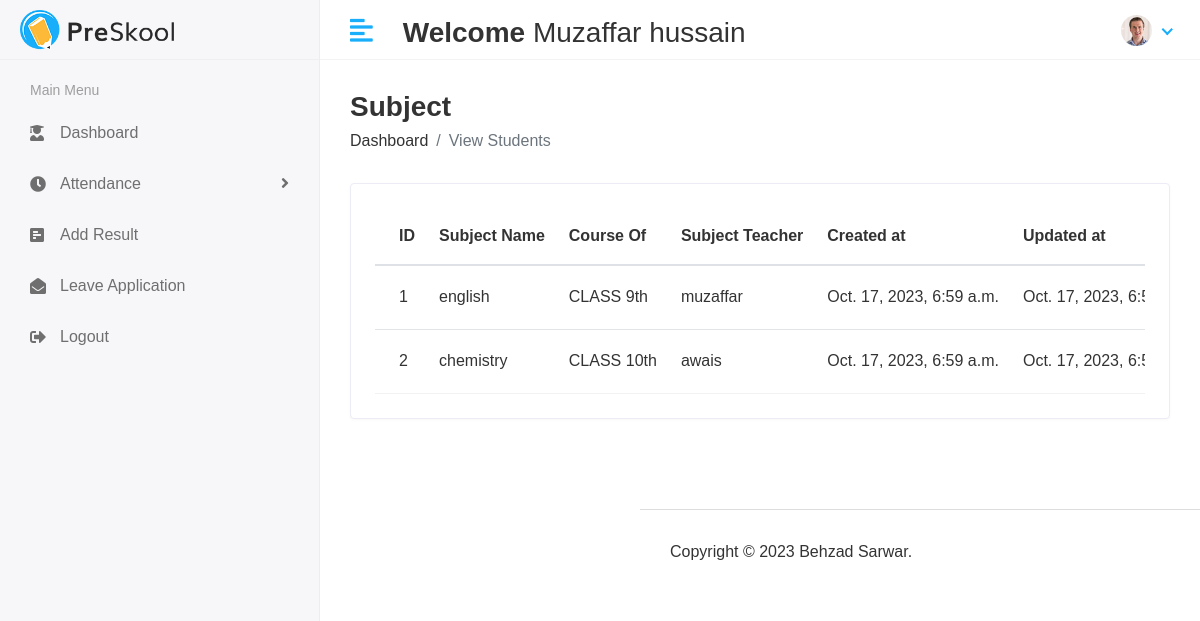
The app's page /subject/ (signed in) with its own data.
### app/models.py (models this page shows)
class CustomUser(AbstractUser):
    USER_CHOICES = (
        (1, 'HOD'),
        (2, 'STAFF'),
        (3, 'STUDENT'),
    )
    user_type = models.CharField(choices=USER_CHOICES, max_length=50, default=1)
    profile_pic = models.ImageField(upload_to='profile_pic')

### HOD/models.py (models this page shows, shortened)
class Subject(models.Model):
    name = models.CharField(max_length=100)
    course = models.ForeignKey(Course, on_delete=models.CASCADE)
    staff = models.ForeignKey(Staff, on_delete=models.CASCADE)
    created_at = models.DateTimeField(auto_now_add=True)
    updated_at = models.DateTimeField(auto_now=True)

class Course(models.Model):
    name = models.CharField(max_length=100)
    created_at = models.DateTimeField(auto_now_add=True)
    updated_at = models.DateTimeField(auto_now=True)
    def __str__(self):
        return self.name

class Staff(models.Model):
    admin = models.OneToOneField(CustomUser, on_delete=models.CASCADE)
    gender = models.CharField(max_length=50)
    mobile_no = models.IntegerField()
    course = models.ForeignKey(Course, on_delete=models.CASCADE)
    created_at = models.DateTimeField(auto_now_add=True)
    updated_at = models.DateTimeField(auto_now=True)
    def __str__(self):
        return self.admin.username

### HOD/views.py (the view)
# urls.py: path('subject/', View_Subject, name='View_Subject'),
@login_required
def View_Subject(request):
    subject = Subject.objects.all()
    context = {
        'subjects': subject
    }
    return render(request, 'subject/view_subject.html', context)

### HOD/templates/subject/view_subject.html (shortened to what this page needs)
{% extends "base.html" %}
{% load static %}
{% block content %}
<div class="page-wrapper">
    <div class="content container-fluid">
       <div class="page-header">
          <div class="row align-items-center">
             <div class="col">
                <h3 class="page-title">Subject</h3>
                <ul class="breadcrumb">
                   <li class="breadcrumb-item"><a href="index.html">Dashboard</a></li>
                   <li class="breadcrumb-item active">View Students</li>
                </ul>
             </div>
          </div>
       </div>
      <div class="row">
          <div class="col-sm-12">
             <div class="card card-table">
                <div class="card-body">
                   <div class="table-responsive">
                      <table class="table table-hover table-center mb-0 datatable">
                         <thead>
                            <tr>
                               <th>ID</th>
                               <th>Subject Name</th>
                               <th>Course Of</th>
                               <th>Subject Teacher</th>
                               <th>Created at</th>
                               <th>Updated at</th>
                            </tr>
                         </thead>
                         <tbody>
                            {% for i in subjects %}
                            <tr>
                              <td>{{ i.id }}</td>
                              <td>{{ i.name }}</td>
                              <td>{{ i.course }}</td>
                              <td>{{ i.staff }}</td>
                              <td>{{ i.created_at }}</td>
                              <td>{{ i.updated_at }}</td>
                            </tr>
                          {% endfor %}
                         </tbody>
                      </table>
                   </div>
                </div>
             </div>
          </div>
       </div>
    </div>
{% endblock content %}

### templates/base.html (shortened to what this page needs)
{% load static %}
<!DOCTYPE html>
<html lang="en">
<head>
    <link rel="stylesheet" href="{% static 'assets/plugins/bootstrap/css/bootstrap.min.css' %}">
    <link rel="stylesheet" href="{% static 'assets/plugins/fontawesome/css/fontawesome.min.css' %}">
    <link rel="stylesheet" href="{% static 'assets/plugins/fontawesome/css/all.min.css' %}">
    <link rel="stylesheet" href="{% static 'assets/css/style.css' %}">
    <link rel="stylesheet" href="{% static 'assets/plugins/datatables/datatables.min.css' %}">
</head>
<body>
    {% include "include/header.html" %}
    {% include "include/sidebar.html" %}
    {% block content %}
    {% endblock content %}
    {% include "include/footer.html" %}
</html>

### templates/include/header.html (shortened to what this page needs)
{% load static %}
    <div class="main-wrapper">
        <div class="header">
            <div class="header-left">
                <a href="{% url 'HOD' %}" class="logo">
                    <img src="{% static 'assets/img/logo.png' %}" alt="Logo">
                </a>
            </div>
            <a href="{% static 'javascript:void(0);' %}" id="toggle_btn">
                <i class="fas fa-align-left"></i>
            </a>
            <div class="top-nav-search mt-3">
                <h3><strong>Welcome</strong>  {{user.first_name }} {{user.last_name}}</h3>
            </div>
            <ul class="nav user-menu">
                <li class="nav-item dropdown has-arrow">
                    <a href="#" class="dropdown-toggle nav-link" data-toggle="dropdown">
                        {% if user.profile_pic == "" %}
                        <span class="user-img"><img class="rounded-circle"
                            src="{% static 'assets/img/profiles/avatar-01.jpg' %}" width="31"
                            alt="Ryan Taylor"></span>
                        {%else %}
                        <span class="user-img"><img class="rounded-circle"
                                src="{{ user.profile_pic }}" width="31"
                                alt="Ryan Taylor"></span>
                                {% endif %}
                    </a>
                </li>
            </ul>
        </div>

### templates/include/sidebar.html (shortened to what this page needs)
{% load active_link_tags %}
<div class="sidebar" id="sidebar">
    <div class="sidebar-inner slimscroll">
        <div id="sidebar-menu" class="sidebar-menu">
            {% if user.user_type == "1" %}
            <ul>
                <li class="menu-title">
                    <span>Main Menu</span>
                </li>
                <li class="{% active_link 'HOD' 'active' %}">
                    <a href="{% url 'HOD' %}"><i class="fas fa-user-graduate"></i> <span> Dashboard</span></a>
                </li>
                <li class="submenu {% active_link 'View_Student' 'active' %} {% active_link 'Add_Student' 'active' %}">
                    <a href="#"><i class="fas fa-user-graduate"></i> <span> Students</span> <span
                            class="menu-arrow"></span></a>
                    <ul>
                        <li><a href="{% url 'View_Student' %}">Student View</a></li>
                        <li><a href="{% url 'Add_Student' %}">Student Add</a></li>
                    </ul>
                </li>
                <li class="submenu {% active_link 'View_Staff' 'active' %} {% active_link 'Add_Staff' 'active' %}">
                    <a href="#"><i class="fas fa-chalkboard-teacher"></i> <span> Staff</span> <span
                            class="menu-arrow"></span></a>
                    <ul>
                        <li><a href="{% url 'View_Staff' %}">Staff List</a></li>
                        <li><a href="{% url 'Add_Staff' %}">Staff Add</a></li>
                    </ul>
                </li>
                <li class="submenu {% active_link 'View_course' 'active' %} {% active_link 'Add_Course' 'active' %}">
                    <a href="#"><i class="fa fa-graduation-cap"></i> <span> Course</span> <span
                            class="menu-arrow"></span></a>
                    <ul>
                        <li><a href="{% url 'View_course' %}">Course List</a></li>
                        <li><a href="{% url 'Add_Course' %}">Course Add</a></li>
                    </ul>
                </li>
                <li class="submenu {% active_link 'View_Subject' 'active' %} {% active_link 'Add_Subject' 'active' %}">
                    <a href="#"><i class="fas fa-book-reader"></i> <span>Subject</span> <span
                            class="menu-arrow"></span></a>
                    <ul>
                        <li><a href="{% url 'View_Subject' %}">Subject List</a></li>
                        <li><a href="{% url 'Add_Subject' %}">Add Subject</a></li>
                    </ul>
                </li>
                <li class="submenu">
                    <a href="#"><i class="fas fa-clock"></i> <span> Session</span> <span
                            class="menu-arrow"></span></a>
                    <ul>
                        <li><a href="{% url 'view_session'%}">Session List</a></li>
                        <li><a href="{% url 'add_session'%}">Session Add</a></li>
                    </ul>
                </li>
                <li>
                    <a href="{% url 'view-student-attendance'%}"><i class="fa fa-calendar"></i> <span>View Attendance</span></a>
                </li>
                <li class="{% active_link 'staff_leave_application_view' 'active' %}">
                    <a href="{% url 'staff_leave_application_view' %}"><i class="fas fa-envelope"></i> <span>Staff Leave</span></a>
                </li>
                <li>
                    <a href="{% url 'student_leave_view' %}"><i class="fas fa-envelope"></i> <span>Student Leave</span></a>
                </li>
                <li>
                    <a href="{% url 'logout' %}"><i class="fas fa-sign-out-alt"></i> <span>Logout</span></a>
                </li>
            </ul>
            {% elif user.user_type == '2' %}
            <ul>
                <li class="menu-title">
                    <span>Main Menu</span>
                </li>
                <li class="{% active_link 'Staff_Home' 'active' %}">
                    <a href="{% url 'Staff_Home' %}"><i class="fas fa-user-graduate"></i> <span> Dashboard</span></a>
                </li>
                <li class="submenu">
                    <a href="#"><i class="fas fa-clock"></i> <span> Attendance</span> <span
                            class="menu-arrow"></span></a>
                </li>
                <li>
                    <a href="{% url 'add_result'%}"><i class="fas fa-poll-h"></i> <span>Add Result</span></a>
                </li>
                <li class="{% active_link 'Staff_leave' 'active' %}">
                    <a href="{% url 'Staff_leave' %}"><i class="fas fa-envelope-open"></i> <span>Leave Application</span></a>
                </li>
                <li>
                    <a href="{% url 'logout' %}"><i class="fas fa-sign-out-alt"></i> <span>Logout</span></a>
                </li>
            </ul>
            {% endif %}
        </div>
    </div>
</div>

### templates/include/footer.html (shortened to what this page needs)
{% load static %}
<div class="page-wrapper">
    <div>
        <footer>
            <p>Copyright © 2023 Behzad Sarwar.</p>
        </footer>
    </div>
</div>
</body>

### records on screen
CustomUser: first_name "Muzaffar", last_name "hussain", profile_pic (picture)
Subject: id "1", name "english", course "CLASS 9th", staff "muzaffar", created_at "Oct. 17, 2023, 6:59 a.m.", updated_at "Oct. 17, 2023,…"
Subject: id "2", name "chemistry", course "CLASS 10th", staff "awais", created_at "Oct. 17, 2023, 6:59 a.m.", updated_at "Oct. 17, 2023,…"
